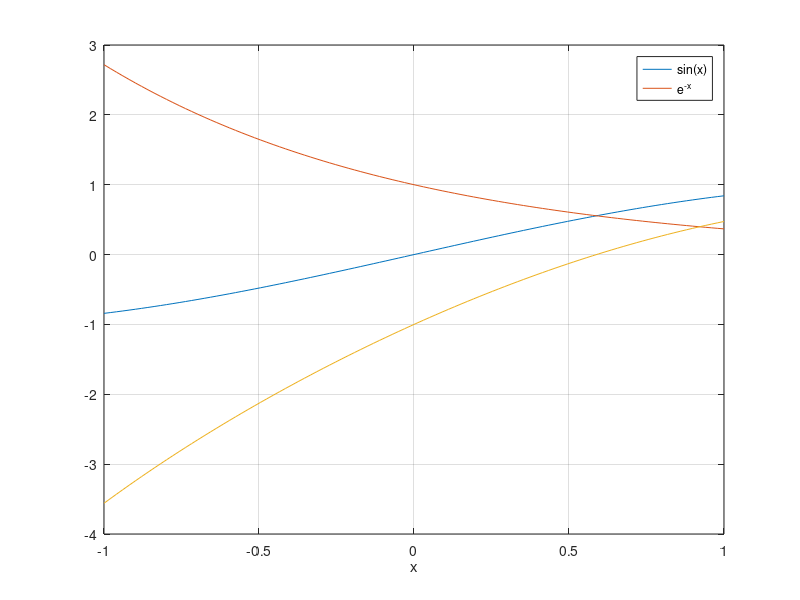

The MATLAB source for this figure: (Note: this script raises an error after producing the figure.)
clear all; close all;

x = linspace (-1 ,1);
y1 = sin(x);
y2 = exp(-x);
plot(x, [y1; y2 ]);
hold on
plot(x, y1 - y2)
grid on; xlabel ('x'); legend ('sin(x)','e^{-x}')

fun = @ Function_ejemplo_3;
x0 = vpa(0.5);
tol = exp(-100);
maxiter = 100;
[sol, iter, ACOC, incre1, incre2] = Newton(fun, x0, tol, maxiter)
[solS, iterS, ACOCS, incre1S, incre2S] = Steffensen(fun, x0, tol, maxiter)
[solH, iterH, ACOCH, incre1H, incre2H] = Halley(fun, x0, tol, maxiter)
[solT, iterT, ACOCT, incre1T, incre2T] = Traub(fun, x0, tol, maxiter)
[solJ, iterJ, ACOCJ, incre1J, incre2J] = Jarratt(fun, x0, tol, maxiter)


% Algunos métodos que debería haber implementado:
% Newton, Halley, Ostrowski, Traub,
% Punto medio, Jarratt y Newton doble

